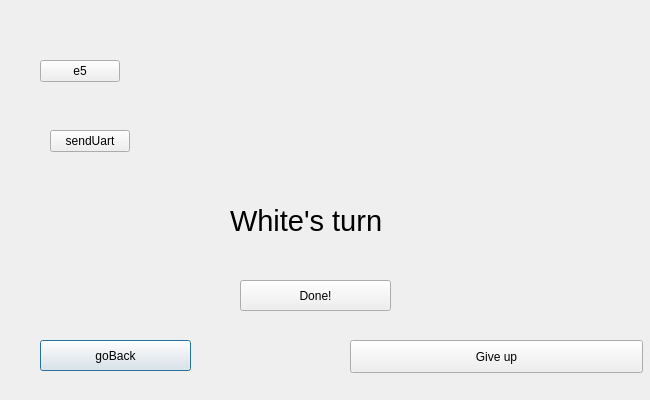
<?xml version="1.0" encoding="UTF-8"?>
<ui version="4.0">
 <class>PvRMWindow</class>
 <widget class="QDialog" name="PvRMWindow">
  <property name="geometry">
   <rect>
    <x>0</x>
    <y>0</y>
    <width>650</width>
    <height>400</height>
   </rect>
  </property>
  <property name="windowTitle">
   <string>Dialog</string>
  </property>
  <widget class="QLabel" name="label_turn">
   <property name="geometry">
    <rect>
     <x>230</x>
     <y>190</y>
     <width>241</width>
     <height>61</height>
    </rect>
   </property>
   <property name="font">
    <font>
     <pointsize>22</pointsize>
    </font>
   </property>
   <property name="text">
    <string>White's turn</string>
   </property>
  </widget>
  <widget class="QWidget" name="widget" native="true">
   <property name="geometry">
    <rect>
     <x>460</x>
     <y>480</y>
     <width>311</width>
     <height>51</height>
    </rect>
   </property>
   <layout class="QVBoxLayout" name="verticalLayout"/>
  </widget>
  <widget class="QPushButton" name="pushButton_goBack">
   <property name="geometry">
    <rect>
     <x>40</x>
     <y>340</y>
     <width>151</width>
     <height>31</height>
    </rect>
   </property>
   <property name="text">
    <string>goBack</string>
   </property>
  </widget>
  <widget class="QPushButton" name="pushButton_actionCompleted">
   <property name="geometry">
    <rect>
     <x>240</x>
     <y>280</y>
     <width>151</width>
     <height>31</height>
    </rect>
   </property>
   <property name="text">
    <string>Done!</string>
   </property>
  </widget>
  <widget class="QLabel" name="hidden_Label">
   <property name="geometry">
    <rect>
     <x>210</x>
     <y>80</y>
     <width>241</width>
     <height>61</height>
    </rect>
   </property>
   <property name="font">
    <font>
     <pointsize>22</pointsize>
    </font>
   </property>
   <property name="text">
    <string/>
   </property>
  </widget>
  <widget class="QPushButton" name="pushButton__giveUp">
   <property name="geometry">
    <rect>
     <x>350</x>
     <y>340</y>
     <width>293</width>
     <height>33</height>
    </rect>
   </property>
   <property name="sizePolicy">
    <sizepolicy hsizetype="Minimum" vsizetype="Expanding">
     <horstretch>0</horstretch>
     <verstretch>0</verstretch>
    </sizepolicy>
   </property>
   <property name="text">
    <string>Give up</string>
   </property>
  </widget>
  <widget class="QPushButton" name="pushButton_sendUart">
   <property name="geometry">
    <rect>
     <x>50</x>
     <y>130</y>
     <width>80</width>
     <height>22</height>
    </rect>
   </property>
   <property name="text">
    <string>sendUart</string>
   </property>
  </widget>
  <widget class="QPushButton" name="pushButton_e5">
   <property name="geometry">
    <rect>
     <x>40</x>
     <y>60</y>
     <width>80</width>
     <height>22</height>
    </rect>
   </property>
   <property name="text">
    <string>e5</string>
   </property>
  </widget>
 </widget>
 <resources/>
 <connections/>
</ui>
